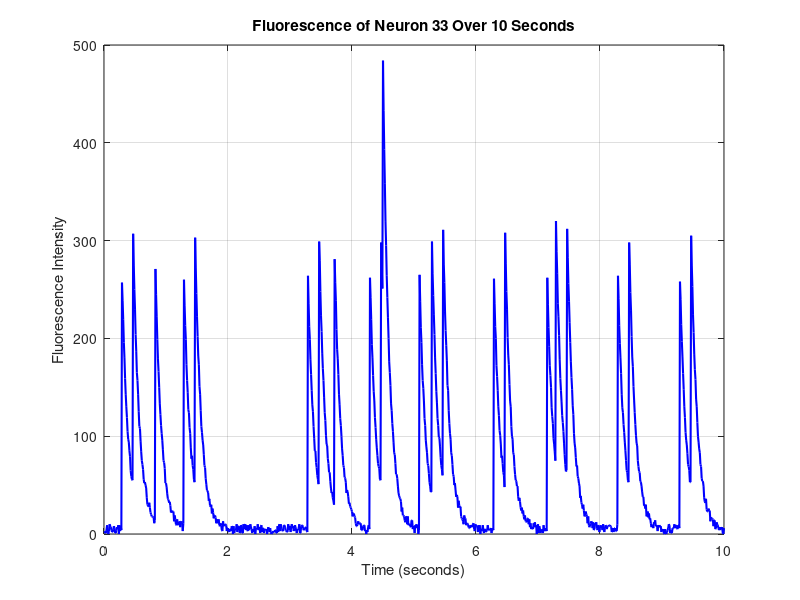

MATLAB code to generate this figure:
% Load the data from session1.mat
load('session2_a_misfire_06.mat');  % This will load the 'neuron_network_imaging' variable

% Define parameters
[num_timepoints, num_neurons] = size(neuron_network_imaging);

% Create a custom time vector for the full cycle length (10 seconds)
cycle_length = 100;
length = 1000;
T = (1/cycle_length: 1/cycle_length: length/cycle_length);

% Specify the neuron you want to plot (for example, neuron 1)
neuron_index = 33;  % Change this to plot a different neuron

% Extract the fluorescence data for the specified neuron
neuron_signal = neuron_network_imaging(:, neuron_index);

% Plot the fluorescence data for the selected neuron
figure;
plot(T, neuron_signal, 'b-', 'LineWidth', 1.5);
xlabel('Time (seconds)');
ylabel('Fluorescence Intensity');
title(['Fluorescence of Neuron ' num2str(neuron_index) ' Over 10 Seconds']);
xlim([0 max(T)]);  % Set the x-axis limits to match the full cycle length (10s)
grid on;